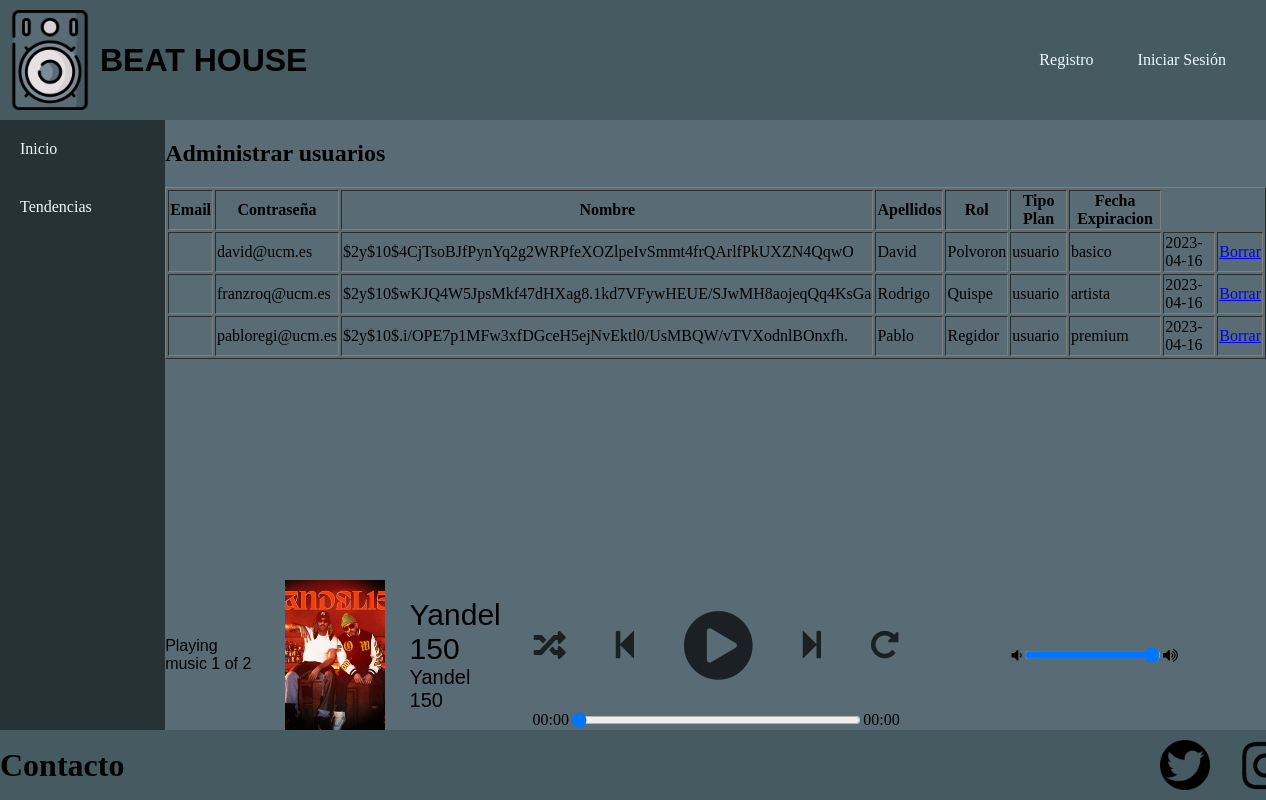
The app's page /GestionUsuarios.php with its own data.
### tables this page shows
CREATE TABLE `usuarios` (
  `email` varchar(50) NOT NULL,
  `contraseña` varchar(100) NOT NULL,
  `nombre` varchar(20) NOT NULL,
  `apellidos` varchar(50) NOT NULL,
  `rol` varchar(10) NOT NULL,
  `tipoPlan` varchar(20) NOT NULL,
  `fechaExpiracionPlan` date NOT NULL
);

### GestionUsuarios.php (called while the page is built, shortened)
<?php
    require_once __DIR__."/includes/Admin.php";
    $contenidoPrincipal = Admin::mostrarUsuarios();
    require RAIZ_APP."/vistas/plantillas/plantilla.php";
?>

### includes/Admin.php (the view, shortened to what this page needs)
<?php
class Admin
{
    public static function mostrarUsuarios()
    {
        $conn = Aplicacion::getInstance()->getConexionBd();
        $consulta = "SELECT * FROM usuarios";
        $resultado = $conn->query($consulta);
        $contenidoPrincipal = "<h1>Administrar usuarios</h1>";
        $contenidoPrincipal .= "<table border='1'>";
        $contenidoPrincipal .= "<tr><th>Email</th><th>Contraseña</th><th>Nombre</th><th>Apellidos</th><th>Rol</th><th>Tipo Plan</th><th>Fecha Expiracion</th></tr>";
        while ($fila = $resultado->fetch_assoc()) {
            $contenidoPrincipal .= "<tr>";
            $contenidoPrincipal .= "<td>";
            $contenidoPrincipal .= "<td>" . $fila['email'] . "</td>";
            $contenidoPrincipal .= "<td>" . $fila['contraseña'] . "</td>";
            $contenidoPrincipal .= "<td>" . $fila['nombre'] . "</td>";
            $contenidoPrincipal .= "<td>" . $fila['apellidos'] . "</td>";
            $contenidoPrincipal .= "<td>" . $fila['rol'] . "</td>";
            $contenidoPrincipal .= "<td>" . $fila['tipoPlan'] . "</td>";
            $contenidoPrincipal .= "<td>" . $fila['fechaExpiracionPlan'] . "</td>";
            $contenidoPrincipal .= "<td><a href='borrarUsuario.php?email={$fila['email']}'>Borrar</td>";
            $contenidoPrincipal .= "</tr>";
        }
        $contenidoPrincipal .= "</table>";
        return $contenidoPrincipal;
    }
}

### css/estilospoty.css (style rules this page uses)
body { background-color: #596C76; margin: 0; display: flex; flex-direction: column; }

### records on screen
usuarios: email "david@ucm.es", contraseña "$2y$10$4CjTsoBJfPynYq2g2WRPfeXOZlpeIvSmmt4frQArlfPkUXZN4QqwO", nombre "David", apellidos "Polvoron", rol "usuario", tipoPlan "basico", fechaExpiracionPlan "2023-04-16"
usuarios: email "franzroq@ucm.es", contraseña "$2y$10$wKJQ4W5JpsMkf47dHXag8.1kd7VFywHEUE/SJwMH8aojeqQq4KsGa", nombre "Rodrigo", apellidos "Quispe", rol "usuario", tipoPlan "artista", fechaExpiracionPlan "2023-04-16"
usuarios: email "pabloregi@ucm.es", contraseña "$2y$10$.i/OPE7p1MFw3xfDGceH5ejNvEktl0/UsMBQW/vTVXodnlBOnxfh.", nombre "Pablo", apellidos "Regidor", rol "usuario", tipoPlan "premium", fechaExpiracionPlan "2023-04-16"
